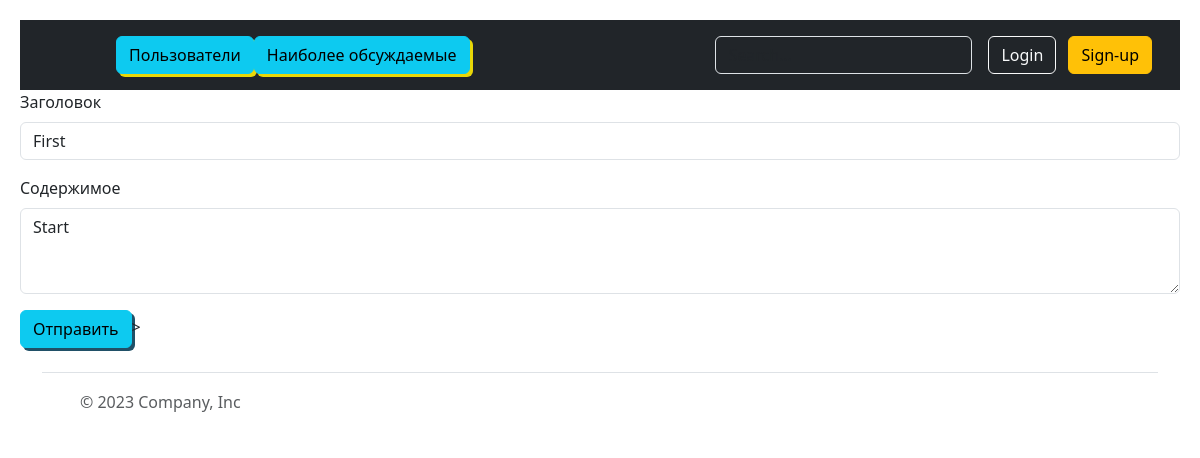
The page /post/1/edit on the database as committed earlier.
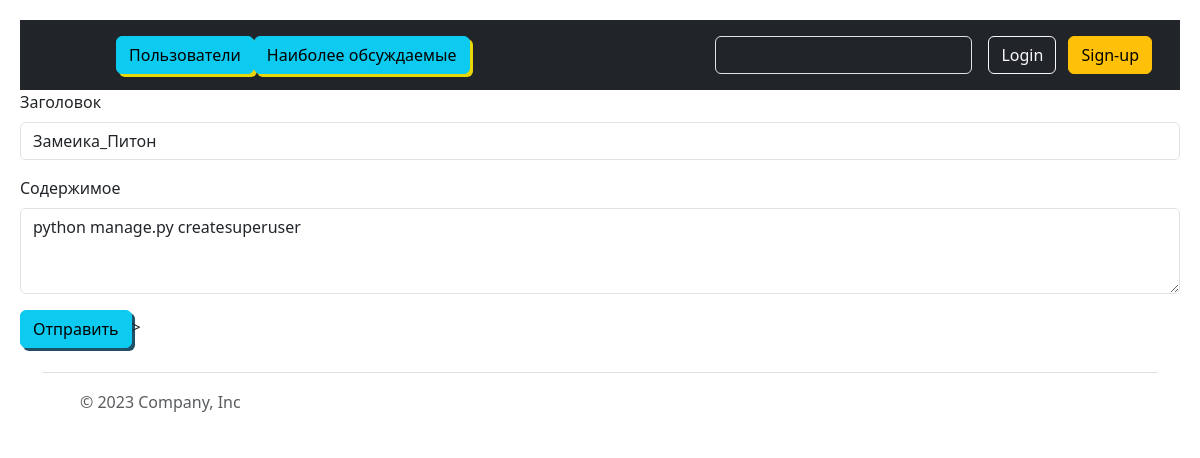
The same page on the database as committed later.
### todolist/models.py (models this page shows, shortened)
class Post(models.Model):
    title = models.CharField(max_length=100)
    created = models.DateTimeField(auto_now_add=True)
    user = models.ForeignKey("user.User", on_delete=models.CASCADE, related_name="posts")
    content = models.TextField()
    tags = models.ManyToManyField("Tag", related_name="posts")
    class Meta():
        ordering = ["-title"]

### todolist/views_class.py (the view, shortened to what this page needs)
class EditPost(View):
    def get(self, request, post_id):
        post = get_object_or_404(Post, id=post_id)
        return render(request, "todolist/edit_post.html", {"post": post})

### templates/todolist/edit_post.html (shortened to what this page needs)
{% extends "todolist/base.html" %}
{% block content %}
    <form method="post">
        <div class="mb-3">
            <label for="exampleFormControlInput1" class="form-label">Заголовок</label>
                <input type="text" name="title" value="{{ post.title }}" class="form-control" id="exampleFormControlInput1" >
        </div>
        <div class="mb-3">
            <label for="exampleFormControlTextarea1" class="form-label">Содержимое</label>
            <textarea name="text" class="form-control" id="exampleFormControlTextarea1" rows="3">{{ post.content }}</textarea>
        </div>
        <button type="submit" class="btn btn-info" style="box-shadow: 3px 3px #205067">Отправить</button>>
{% endblock %}

Rows that differ between the two databases and show on the page:
changed Post: title "First" → "Замеика_Питон"; text "Start" → "python manage.py createsuperuser"
